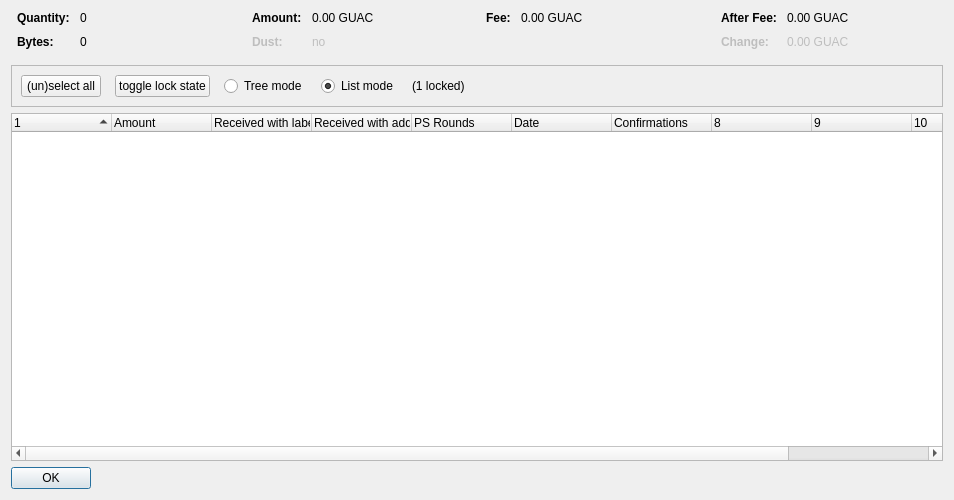
<?xml version="1.0" encoding="UTF-8"?>
<ui version="4.0">
 <class>CoinControlDialog</class>
 <widget class="QDialog" name="CoinControlDialog">
  <property name="geometry">
   <rect>
    <x>0</x>
    <y>0</y>
    <width>954</width>
    <height>500</height>
   </rect>
  </property>
  <property name="windowTitle">
   <string>Coin Selection</string>
  </property>
  <layout class="QVBoxLayout" name="verticalLayout">
   <item>
    <layout class="QHBoxLayout" name="horizontalLayoutTop" stretch="0,0,0,0">
     <property name="topMargin">
      <number>0</number>
     </property>
     <property name="bottomMargin">
      <number>10</number>
     </property>
     <item>
      <layout class="QFormLayout" name="formLayoutCoinControl1">
       <property name="horizontalSpacing">
        <number>10</number>
       </property>
       <property name="verticalSpacing">
        <number>10</number>
       </property>
       <property name="leftMargin">
        <number>6</number>
       </property>
       <property name="rightMargin">
        <number>6</number>
       </property>
       <item row="0" column="0">
        <widget class="QLabel" name="labelCoinControlQuantityText">
         <property name="font">
          <font>
           <weight>75</weight>
           <bold>true</bold>
          </font>
         </property>
         <property name="text">
          <string>Quantity:</string>
         </property>
        </widget>
       </item>
       <item row="0" column="1">
        <widget class="QLabel" name="labelCoinControlQuantity">
         <property name="cursor">
          <cursorShape>IBeamCursor</cursorShape>
         </property>
         <property name="contextMenuPolicy">
          <enum>Qt::ActionsContextMenu</enum>
         </property>
         <property name="text">
          <string notr="true">0</string>
         </property>
         <property name="textInteractionFlags">
          <set>Qt::LinksAccessibleByMouse|Qt::TextSelectableByKeyboard|Qt::TextSelectableByMouse</set>
         </property>
        </widget>
       </item>
       <item row="1" column="0">
        <widget class="QLabel" name="labelCoinControlBytesText">
         <property name="font">
          <font>
           <weight>75</weight>
           <bold>true</bold>
          </font>
         </property>
         <property name="text">
          <string>Bytes:</string>
         </property>
        </widget>
       </item>
       <item row="1" column="1">
        <widget class="QLabel" name="labelCoinControlBytes">
         <property name="cursor">
          <cursorShape>IBeamCursor</cursorShape>
         </property>
         <property name="contextMenuPolicy">
          <enum>Qt::ActionsContextMenu</enum>
         </property>
         <property name="text">
          <string notr="true">0</string>
         </property>
         <property name="textInteractionFlags">
          <set>Qt::LinksAccessibleByMouse|Qt::TextSelectableByKeyboard|Qt::TextSelectableByMouse</set>
         </property>
        </widget>
       </item>
      </layout>
     </item>
     <item>
      <layout class="QFormLayout" name="formLayoutCoinControl2">
       <property name="horizontalSpacing">
        <number>10</number>
       </property>
       <property name="verticalSpacing">
        <number>10</number>
       </property>
       <property name="leftMargin">
        <number>6</number>
       </property>
       <property name="rightMargin">
        <number>6</number>
       </property>
       <item row="0" column="0">
        <widget class="QLabel" name="labelCoinControlAmountText">
         <property name="font">
          <font>
           <weight>75</weight>
           <bold>true</bold>
          </font>
         </property>
         <property name="text">
          <string>Amount:</string>
         </property>
        </widget>
       </item>
       <item row="0" column="1">
        <widget class="QLabel" name="labelCoinControlAmount">
         <property name="cursor">
          <cursorShape>IBeamCursor</cursorShape>
         </property>
         <property name="contextMenuPolicy">
          <enum>Qt::ActionsContextMenu</enum>
         </property>
         <property name="text">
          <string notr="true">0.00 GUAC</string>
         </property>
         <property name="textInteractionFlags">
          <set>Qt::LinksAccessibleByMouse|Qt::TextSelectableByKeyboard|Qt::TextSelectableByMouse</set>
         </property>
        </widget>
       </item>
       <item row="1" column="0">
        <widget class="QLabel" name="labelCoinControlLowOutputText">
         <property name="enabled">
          <bool>false</bool>
         </property>
         <property name="font">
          <font>
           <weight>75</weight>
           <bold>true</bold>
          </font>
         </property>
         <property name="text">
          <string>Dust:</string>
         </property>
        </widget>
       </item>
       <item row="1" column="1">
        <widget class="QLabel" name="labelCoinControlLowOutput">
         <property name="enabled">
          <bool>false</bool>
         </property>
         <property name="cursor">
          <cursorShape>IBeamCursor</cursorShape>
         </property>
         <property name="contextMenuPolicy">
          <enum>Qt::ActionsContextMenu</enum>
         </property>
         <property name="text">
          <string notr="true">no</string>
         </property>
         <property name="textInteractionFlags">
          <set>Qt::LinksAccessibleByMouse|Qt::TextSelectableByKeyboard|Qt::TextSelectableByMouse</set>
         </property>
        </widget>
       </item>
      </layout>
     </item>
     <item>
      <layout class="QFormLayout" name="formLayoutCoinControl3">
       <property name="horizontalSpacing">
        <number>10</number>
       </property>
       <property name="verticalSpacing">
        <number>10</number>
       </property>
       <property name="leftMargin">
        <number>6</number>
       </property>
       <property name="rightMargin">
        <number>6</number>
       </property>
       <item row="0" column="0">
        <widget class="QLabel" name="labelCoinControlFeeText">
         <property name="font">
          <font>
           <weight>75</weight>
           <bold>true</bold>
          </font>
         </property>
         <property name="text">
          <string>Fee:</string>
         </property>
        </widget>
       </item>
       <item row="0" column="1">
        <widget class="QLabel" name="labelCoinControlFee">
         <property name="cursor">
          <cursorShape>IBeamCursor</cursorShape>
         </property>
         <property name="contextMenuPolicy">
          <enum>Qt::ActionsContextMenu</enum>
         </property>
         <property name="text">
          <string notr="true">0.00 GUAC</string>
         </property>
         <property name="textInteractionFlags">
          <set>Qt::LinksAccessibleByMouse|Qt::TextSelectableByKeyboard|Qt::TextSelectableByMouse</set>
         </property>
        </widget>
       </item>
      </layout>
     </item>
     <item>
      <layout class="QFormLayout" name="formLayoutCoinControl4">
       <property name="horizontalSpacing">
        <number>10</number>
       </property>
       <property name="verticalSpacing">
        <number>10</number>
       </property>
       <property name="leftMargin">
        <number>6</number>
       </property>
       <property name="rightMargin">
        <number>6</number>
       </property>
       <item row="0" column="0">
        <widget class="QLabel" name="labelCoinControlAfterFeeText">
         <property name="font">
          <font>
           <weight>75</weight>
           <bold>true</bold>
          </font>
         </property>
         <property name="text">
          <string>After Fee:</string>
         </property>
        </widget>
       </item>
       <item row="0" column="1">
        <widget class="QLabel" name="labelCoinControlAfterFee">
         <property name="cursor">
          <cursorShape>IBeamCursor</cursorShape>
         </property>
         <property name="contextMenuPolicy">
          <enum>Qt::ActionsContextMenu</enum>
         </property>
         <property name="text">
          <string notr="true">0.00 GUAC</string>
         </property>
         <property name="textInteractionFlags">
          <set>Qt::LinksAccessibleByMouse|Qt::TextSelectableByKeyboard|Qt::TextSelectableByMouse</set>
         </property>
        </widget>
       </item>
       <item row="1" column="0">
        <widget class="QLabel" name="labelCoinControlChangeText">
         <property name="enabled">
          <bool>false</bool>
         </property>
         <property name="font">
          <font>
           <weight>75</weight>
           <bold>true</bold>
          </font>
         </property>
         <property name="text">
          <string>Change:</string>
         </property>
        </widget>
       </item>
       <item row="1" column="1">
        <widget class="QLabel" name="labelCoinControlChange">
         <property name="enabled">
          <bool>false</bool>
         </property>
         <property name="cursor">
          <cursorShape>IBeamCursor</cursorShape>
         </property>
         <property name="contextMenuPolicy">
          <enum>Qt::ActionsContextMenu</enum>
         </property>
         <property name="text">
          <string notr="true">0.00 GUAC</string>
         </property>
         <property name="textInteractionFlags">
          <set>Qt::LinksAccessibleByMouse|Qt::TextSelectableByKeyboard|Qt::TextSelectableByMouse</set>
         </property>
        </widget>
       </item>
      </layout>
     </item>
    </layout>
   </item>
   <item>
    <widget class="QFrame" name="frame">
     <property name="minimumSize">
      <size>
       <width>0</width>
       <height>40</height>
      </size>
     </property>
     <property name="frameShape">
      <enum>QFrame::StyledPanel</enum>
     </property>
     <property name="frameShadow">
      <enum>QFrame::Sunken</enum>
     </property>
     <layout class="QHBoxLayout" name="horizontalLayout">
      <item>
       <layout class="QHBoxLayout" name="horizontalLayoutPanel" stretch="0,0,0,0,0,0">
        <property name="spacing">
         <number>14</number>
        </property>
        <item>
         <widget class="QPushButton" name="pushButtonSelectAll">
          <property name="sizePolicy">
           <sizepolicy hsizetype="Maximum" vsizetype="Fixed">
            <horstretch>0</horstretch>
            <verstretch>0</verstretch>
           </sizepolicy>
          </property>
          <property name="text">
           <string>(un)select all</string>
          </property>
          <property name="autoDefault">
           <bool>false</bool>
          </property>
         </widget>
        </item>
        <item>
         <widget class="QPushButton" name="pushButtonToggleLock">
          <property name="sizePolicy">
           <sizepolicy hsizetype="Maximum" vsizetype="Fixed">
            <horstretch>0</horstretch>
            <verstretch>0</verstretch>
           </sizepolicy>
          </property>
          <property name="text">
           <string>toggle lock state</string>
          </property>
          <property name="autoDefault">
           <bool>false</bool>
          </property>
         </widget>
        </item>
        <item>
         <widget class="QRadioButton" name="radioTreeMode">
          <property name="sizePolicy">
           <sizepolicy hsizetype="Maximum" vsizetype="Fixed">
            <horstretch>0</horstretch>
            <verstretch>0</verstretch>
           </sizepolicy>
          </property>
          <property name="text">
           <string>Tree mode</string>
          </property>
         </widget>
        </item>
        <item>
         <widget class="QRadioButton" name="radioListMode">
          <property name="sizePolicy">
           <sizepolicy hsizetype="Maximum" vsizetype="Fixed">
            <horstretch>0</horstretch>
            <verstretch>0</verstretch>
           </sizepolicy>
          </property>
          <property name="text">
           <string>List mode</string>
          </property>
          <property name="checked">
           <bool>true</bool>
          </property>
         </widget>
        </item>
        <item>
         <widget class="QLabel" name="labelLocked">
          <property name="text">
           <string>(1 locked)</string>
          </property>
         </widget>
        </item>
        <item>
         <spacer name="horizontalSpacer">
          <property name="orientation">
           <enum>Qt::Horizontal</enum>
          </property>
          <property name="sizeHint" stdset="0">
           <size>
            <width>40</width>
            <height>20</height>
           </size>
          </property>
         </spacer>
        </item>
       </layout>
      </item>
     </layout>
    </widget>
   </item>
   <item>
    <widget class="CoinControlTreeWidget" name="treeWidget">
     <property name="contextMenuPolicy">
      <enum>Qt::CustomContextMenu</enum>
     </property>
     <property name="sortingEnabled">
      <bool>false</bool>
     </property>
     <property name="columnCount">
      <number>11</number>
     </property>
     <attribute name="headerShowSortIndicator" stdset="0">
      <bool>true</bool>
     </attribute>
     <attribute name="headerStretchLastSection">
      <bool>false</bool>
     </attribute>
     <column>
      <property name="text">
       <string/>
      </property>
     </column>
     <column>
      <property name="text">
       <string>Amount</string>
      </property>
     </column>
     <column>
      <property name="text">
       <string>Received with label</string>
      </property>
     </column>
     <column>
      <property name="text">
       <string>Received with address</string>
      </property>
     </column>
     <column>
      <property name="text">
       <string>PS Rounds</string>
      </property>
     </column>
     <column>
      <property name="text">
       <string>Date</string>
      </property>
     </column>
     <column>
      <property name="text">
       <string>Confirmations</string>
      </property>
      <property name="toolTip">
       <string>Confirmed</string>
      </property>
     </column>
     <column>
      <property name="text">
       <string/>
      </property>
     </column>
     <column>
      <property name="text">
       <string/>
      </property>
     </column>
     <column>
      <property name="text">
       <string/>
      </property>
     </column>
     <column>
      <property name="text">
       <string/>
      </property>
     </column>
    </widget>
   </item>
   <item>
    <widget class="QDialogButtonBox" name="buttonBox">
     <property name="sizePolicy">
      <sizepolicy hsizetype="Maximum" vsizetype="Fixed">
       <horstretch>0</horstretch>
       <verstretch>0</verstretch>
      </sizepolicy>
     </property>
     <property name="orientation">
      <enum>Qt::Horizontal</enum>
     </property>
     <property name="standardButtons">
      <set>QDialogButtonBox::Ok</set>
     </property>
    </widget>
   </item>
  </layout>
 </widget>
 <customwidgets>
  <customwidget>
   <class>CoinControlTreeWidget</class>
   <extends>QTreeWidget</extends>
   <header>coincontroltreewidget.h</header>
  </customwidget>
 </customwidgets>
 <resources/>
 <connections/>
</ui>
